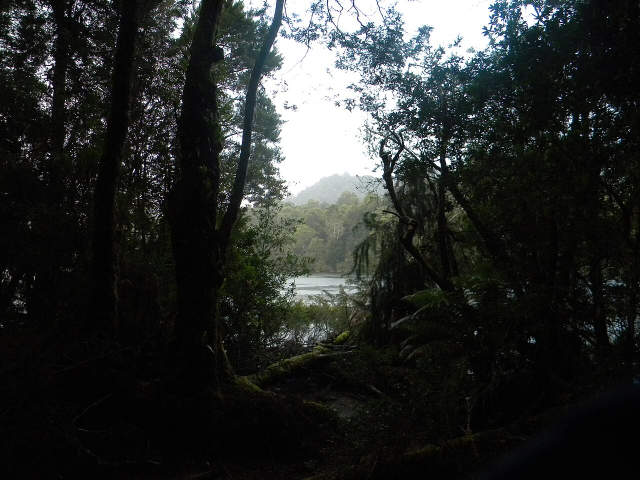
#> input picture data/forest_deep_shade.jpg, 1280 x 960 px (shown at 1/2 size); its folder holds only this picture in this run
$ python run_experiments.py
#> lines starting #> are read from the running program, lines starting #| are printed output that depends on the picture; after the words box and inside, x2 and y2 are one past the last pixel; in counts of white or black regions, pixels touching at a corner belong together
### model.py
"""Tone curves, print model and metrics for paper 2 (dark-tone prepress)."""
import numpy as np
from scipy.ndimage import gaussian_filter
from skimage import exposure

R_SOLID = 10.0 ** -1.8
DOT_GAIN = 0.15
YN_N = 1.7
CELL = 8
SIGMA = 3.0
SHADOW = 0.1
X8 = np.linspace(0.0, 1.0, 256)


def exp_curve(x, lam):
    """f(x; lam) = (e^(lam x) - 1) / (e^lam - 1); lam < 0 brightens, lam > 0 darkens."""
    return x if abs(lam) < 1e-9 else np.expm1(lam * x) / np.expm1(lam)


def gamma_curve(x, g):
    return np.power(x, g)


def log_curve(x, k):
    return np.log1p(k * x) / np.log1p(k)


def rational_curve(x, k):
    return x * (1.0 + k) / (x + k)


FAMILIES = {
    "exp": (exp_curve, -30.0, -1e-3),
    "gamma": (gamma_curve, 1.0, 0.02),
    "log": (log_curve, 1e-3, 5000.0),
    "rational": (rational_curve, 50.0, 1e-4),
}


def match_mean(fn, lo, hi, hist, target, iters=80):
    """Parameter in [lo, hi] giving the target mean output for an 8-bit histogram."""
    w = hist / hist.sum()

    def mean(p):
        return float((fn(X8, p) * w).sum())

    sign = 1.0 if mean(hi) > mean(lo) else -1.0
    for _ in range(iters):
        mid = 0.5 * (lo + hi)
        if sign * (mean(mid) - target) < 0:
            lo = mid
        else:
            hi = mid
    return 0.5 * (lo + hi)


def to8(y):
    return np.clip(np.rint(np.asarray(y) * 255), 0, 255).astype(np.uint8)


def banding(y8_in, y8_out, shadow=SHADOW):
    """Largest gap between occupied output levels, over shadow input pixels."""
    lv = np.unique(y8_out[y8_in <= int(shadow * 255)])
    return int(np.diff(lv).max()) if len(lv) > 1 else 0


def _threshold_matrix(n=CELL):
    """Clustered-dot threshold matrix: dots grow from the cell centre outwards."""
    c = (n - 1) / 2.0
    i, j = np.mgrid[0:n, 0:n]
    d = np.hypot(i - c, j - c) + 1e-3 * np.arctan2(i - c, j - c)
    order = np.argsort(np.argsort(d.ravel())).reshape(n, n)
    return (order + 0.5) / (n * n)


def halftone(k):
    """AM halftone: 1 where ink is placed, for ink coverage k in [0, 1]."""
    t = _threshold_matrix()
    h, w = k.shape
    tt = np.tile(t, (h // CELL + 1, w // CELL + 1))[:h, :w]
    return (k > tt).astype(float)


def lstar(r):
    r = np.clip(r, 1e-6, 1.0)
    return np.where(r > 0.008856, 116.0 * np.cbrt(r) - 16.0, 903.3 * r)


def print_l(y):
    """Printed and intended L* for a gamma-encoded tone image y in [0, 1]."""
    r_t = np.maximum(y ** 2.2, R_SOLID)
    k = (1.0 - r_t) / (1.0 - R_SOLID)
    cov = gaussian_filter(halftone(k), SIGMA)
    cov = np.clip(cov + 4.0 * DOT_GAIN * cov * (1.0 - cov), 0.0, 1.0)
    r = (1.0 - cov * (1.0 - R_SOLID ** (1.0 / YN_N))) ** YN_N
    return lstar(r), lstar(r_t)


def shadow_survival(lut):
    """Fraction of the 8-bit shadow input levels that stay >= 1 L* apart after printing."""
    reps, rows = CELL * 2, CELL * 8
    ramp = np.repeat(np.arange(256), reps)[None, :].repeat(rows, 0)
    lp, _ = print_l(lut[ramp])
    prof = lp.reshape(rows, 256, reps).mean(axis=(0, 2))
    n = int(SHADOW * 255)
    kept, last = 1, prof[0]
    for v in prof[1:n + 1]:
        if abs(v - last) >= 1.0:
            kept += 1
            last = v
    return kept / (n + 1)


def clahe(y):
    return exposure.equalize_adapthist(y, clip_limit=0.02)


def k_limit(lam):
    """Limit of the relative raster contrast K = (S - S0)/(S + S0) as L0 -> 1."""
    lam = np.asarray(lam, dtype=float)
    r = lam * np.exp(lam) / np.expm1(lam)
    return (r - 1.0) / (r + 1.0)

### run_experiments.py
"""Run every tone curve on the photos in data/ and write metrics and figures to results/."""
import csv
import sys
from pathlib import Path

import matplotlib
matplotlib.use("Agg")
import matplotlib.pyplot as plt
import numpy as np
from PIL import Image

sys.path.insert(0, str(Path(__file__).parent))
import model as M

ROOT = Path(__file__).parent
OUT = ROOT / "results"
DATA = Path(sys.argv[1]) if len(sys.argv) > 1 else ROOT / "data"
TARGET = 0.45
DARK_MEAN = 0.30
METHODS = ["exp", "gamma", "log", "rational", "clahe"]
CURVES = METHODS[:-1]
LABEL = {"exp": "Exponential", "gamma": "Gamma", "log": "Logarithmic", "rational": "Rational", "clahe": "CLAHE"}


def luma(rgb):
    return rgb @ np.array([0.299, 0.587, 0.114])


def main():
    OUT.mkdir(parents=True, exist_ok=True)
    files = sorted(p for p in DATA.iterdir() if p.suffix.lower() in {".jpg", ".jpeg", ".png"})
    rows, imgs = [], {}
    for f in files:
        y = luma(np.asarray(Image.open(f).convert("RGB")) / 255.0)
#> in luma, `return rgb @ np.array([0.299, 0.587, 0.114])`:
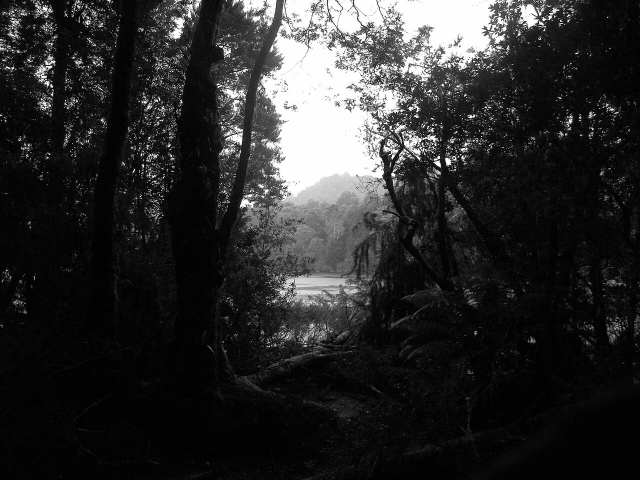
#> returned value: shape (960, 1280) float64 (shown at 1/2 size); min 0, max 1, mean 0.173
        y8 = M.to8(y)
        mean = y.mean()
#> mean = 0.173
        sm = y8 <= int(M.SHADOW * 255)
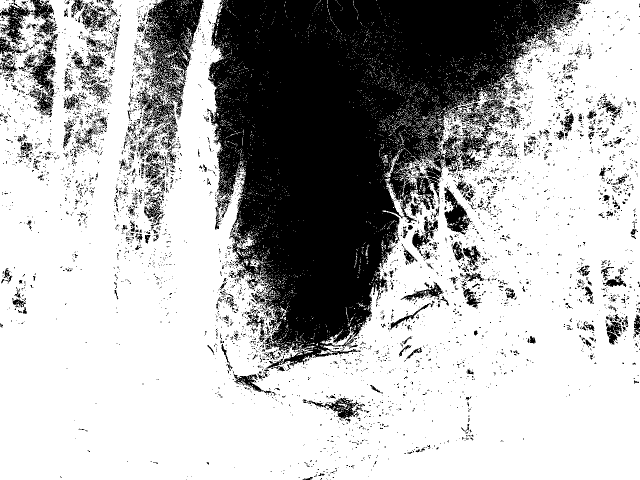
#> sm: shape (960, 1280) bool (shown at 1/2 size); 69.9% white; 5811 black regions (5394 under 20 px), largest, box (x1, y1, x2, y2) and area: (416, 0, 1181, 737) 287016, (263, 0, 408, 319) 16511, (36, 68, 116, 232) 3539
        if mean > DARK_MEAN:
            print(f"skip {f.name}: mean {mean:.2f}")
            continue
        hist = np.bincount(y8.ravel(), minlength=256).astype(float)
#> hist = 256 values, max 90603 at index 3, min 333 at index 231, mean 4800
        out = {"original": y}
        for m in METHODS:
            if m == "clahe":
                out[m], lut, param = M.clahe(y), None, float("nan")
            else:
                fn, lo, hi = M.FAMILIES[m]
                param = M.match_mean(fn, lo, hi, hist, TARGET)
                lut = fn(M.X8, param)
                out[m] = lut[y8]
            lp, lt = M.print_l(np.clip(out[m], 0, 1))
            rows.append(dict(image=f.stem, method=m, param=param, mean_in=mean, shadow_frac=sm.mean(),
                             max_gap=M.banding(y8, M.to8(out[m])),
                             survival=M.shadow_survival(lut) if lut is not None else float("nan"),
                             dL_shadow=float(np.abs(lp - lt)[sm].mean()) if sm.any() else float("nan"), dL_all=float(np.abs(lp - lt).mean()),
                             mean_out=float(out[m].mean())))
#> this loop made 5 passes
#> (sign in match_mean, param) on passes 1 to 4: (-1, -9.89), (1, 0.314), (1, 125.6), (1, 0.0817)
#> param on pass 5: nan
#> pass 1, in print_l, `cov = np.clip(cov + 4.0 * DOT_GAIN * cov * (1.0 - cov), 0.0, 1.0)`:
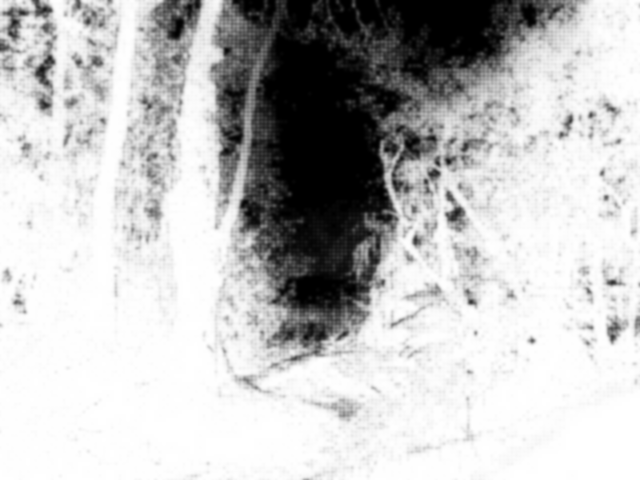
#> cov: shape (960, 1280) float64 (shown at 1/2 size); min 0, max 1, mean 0.759
#> after the loop, out = 6 items; rows = 5 items
        imgs[f.stem] = out
        print(f"{f.name[:30]:30s} mean={mean:.3f} shadow={sm.mean():.2f}")
#| forest_deep_shade.jpg          mean=0.173 shadow=0.70
    with open(OUT / "metrics.csv", "w", newline="") as fh:
        w = csv.DictWriter(fh, fieldnames=list(rows[0]))
        w.writeheader()
        w.writerows(rows)
    figures(rows, imgs)
    summary(rows)


def summary(rows):
    print(f"\n{'method':10s} {'gap':>6s} {'surv':>6s} {'dL_sh':>6s} {'dL_all':>6s}")
    for m in METHODS:
        r = [x for x in rows if x["method"] == m]
        mean = {k: np.nanmean([x[k] for x in r]) for k in ("max_gap", "survival", "dL_shadow", "dL_all")}
        print(f"{m:10s} {mean['max_gap']:6.1f} {mean['survival']:6.2f} {mean['dL_shadow']:6.2f} {mean['dL_all']:6.2f}")


def figures(rows, imgs):
    x = M.X8
#> x = 256 values from 0 to 1
    ref = rows[0]["image"]
#> ref = 'forest_deep_shade'
    par = {m: [r["param"] for r in rows if r["image"] == ref and r["method"] == m][0] for m in CURVES}
#> par = {'exp': -9.89, 'gamma': 0.314, 'log': 125.6, 'rational': 0.0817}
    fig, ax = plt.subplots(1, 2, figsize=(10, 4))
    for m in CURVES:
        ax[0].plot(x, M.FAMILIES[m][0](x, par[m]), label=LABEL[m])
        ax[1].plot(x[:40], M.FAMILIES[m][0](x[:40], par[m]), label=LABEL[m])
    ax[0].plot(x, x, "k--", lw=0.8)
    ax[0].set_title(f"Mean-matched curves ({ref[:18]})")
    ax[1].set_title("Shadow zoom (input 0-0.15)")
    for a in ax:
        a.set_xlabel("input")
        a.legend(fontsize=8)
    ax[0].set_ylabel("output")
    fig.tight_layout()
    fig.savefig(OUT / "fig1_curves.png", dpi=300)
#> figure, not shown here; panel 1: curve peaks at x = 1, y = 1; panel 1: curve peaks at x = 1, y = 1; panel 1: curve peaks at x = 1, y = 1; panel 2: curve peaks at x = 0.153, y = 0.78

    fig, ax = plt.subplots(figsize=(6, 3.6))
    ax.boxplot([[r["survival"] for r in rows if r["method"] == m] for m in CURVES],
               tick_labels=[LABEL[m] for m in CURVES])
    ax.set_ylabel("shadow levels distinct in print")
    ax.set_ylim(0, 1.05)
    fig.tight_layout()
    fig.savefig(OUT / "fig2_survival.png", dpi=300)

    lam = np.linspace(-6, 6, 400)
#> lam = 400 values from -6 to 6
    lam = lam[np.abs(lam) > 1e-3]
    old = np.array([1.0, 1.7, 2.4, 3.4])
#> old = [1, 1.7, 2.4, 3.4]
    fig, ax = plt.subplots(figsize=(6, 3.6))
    ax.plot(lam, M.k_limit(lam))
#> in k_limit, `lam = np.asarray(lam, dtype=float)`: lam = 400 values from -6 to 6
#> in k_limit, `r = lam * np.exp(lam) / np.expm1(lam)`: r = 400 values from 0.0149 to 6.01
    ax.plot(old, M.k_limit(old), "o")
    ax.axhline(0, color="k", lw=0.6)
    ax.set_xlabel("curve parameter")
    ax.set_ylabel("limit of K at the end of the scale")
    fig.tight_layout()
    fig.savefig(OUT / "fig3_klimit.png", dpi=300)
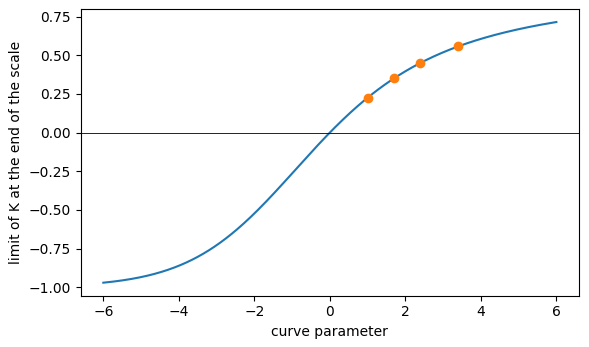
#> figure drawn by matplotlib, 1 panel; curve peaks at x = 6, y = 0.715

    pick = sorted(imgs, key=lambda s: [r["shadow_frac"] for r in rows if r["image"] == s][0], reverse=True)[:3]
#> pick = ['forest_deep_shade']
    fig, ax = plt.subplots(len(pick), 4, figsize=(14, 3.3 * len(pick)), squeeze=False)
    for i, s in enumerate(pick):
        out = imgs[s]
        for j, m in enumerate(["original", "gamma", "exp"]):
            ax[i, j].imshow(np.clip(out[m], 0, 1), cmap="gray", vmin=0, vmax=1)
            ax[i, j].set_title(f"{s[:22]}: {m}", fontsize=8)
            ax[i, j].axis("off")
        lp, _ = M.print_l(np.clip(out["exp"], 0, 1))
        h, w = lp.shape
        ax[i, 3].imshow(lp[h // 2:h // 2 + 160, w // 2:w // 2 + 240], cmap="gray", vmin=0, vmax=100)
        ax[i, 3].set_title("printed (exp), crop", fontsize=8)
        ax[i, 3].axis("off")
#> this loop made 1 pass
#> (s, h, w) on pass 1: ('forest_deep_shade', 960, 1280)
#> pass 1, in halftone (call 10), `tt = np.tile(t, (h // CELL + 1, w // CELL + 1))[:h, :w]`:
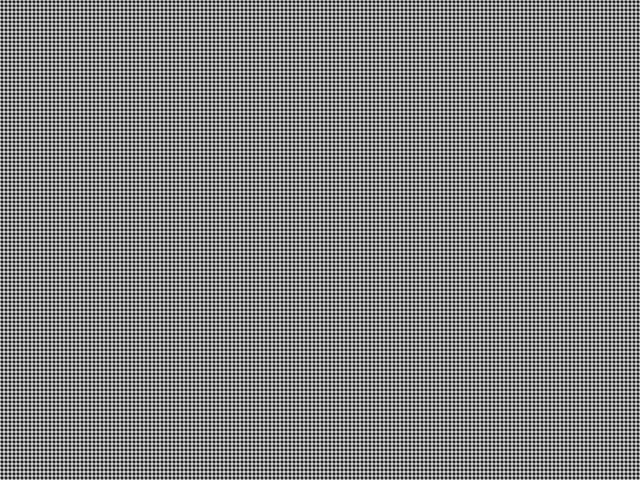
#> tt: shape (960, 1280) float64 (shown at 1/2 size); min 0.00781, max 0.992, mean 0.5
#> pass 1, in figures, `lp, _ = M.print_l(np.clip(out["exp"], 0, 1))`:
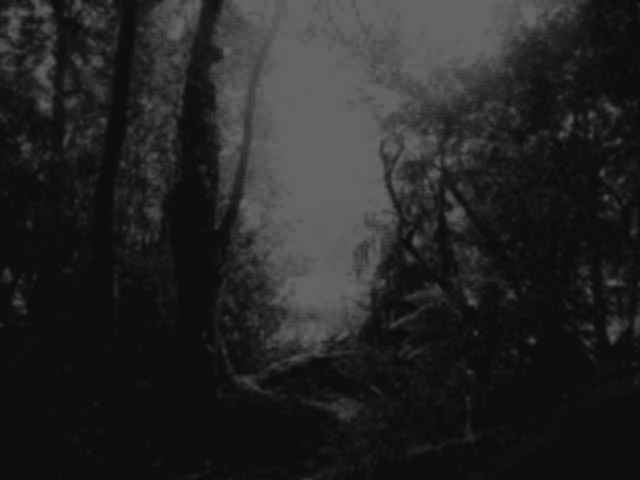
#> lp: shape (960, 1280) float64 (shown at 1/2 size); min 13.14, max 100, mean 37.3
    fig.tight_layout()
    fig.savefig(OUT / "fig4_gallery.png", dpi=300)
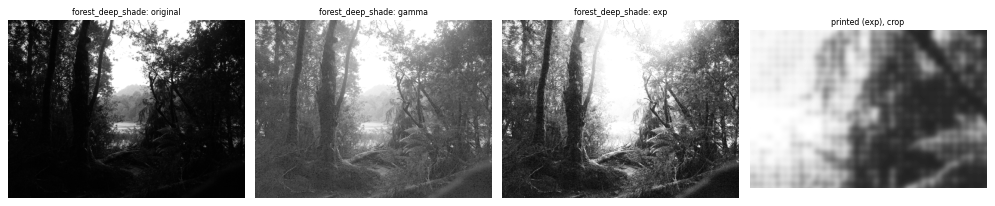
#> figure drawn by matplotlib, 4 panels


if __name__ == "__main__":
    main()
#> the loop in summary, `for m in METHODS:` made 5 passes
#| exp          10.0   0.69  10.14  11.69
#| gamma        45.0   0.46  15.06  16.61
#| log          21.0   0.54  13.40  15.25
#| rational     13.0   0.69  11.55  13.44
#| clahe         1.0    nan   4.41   9.62
